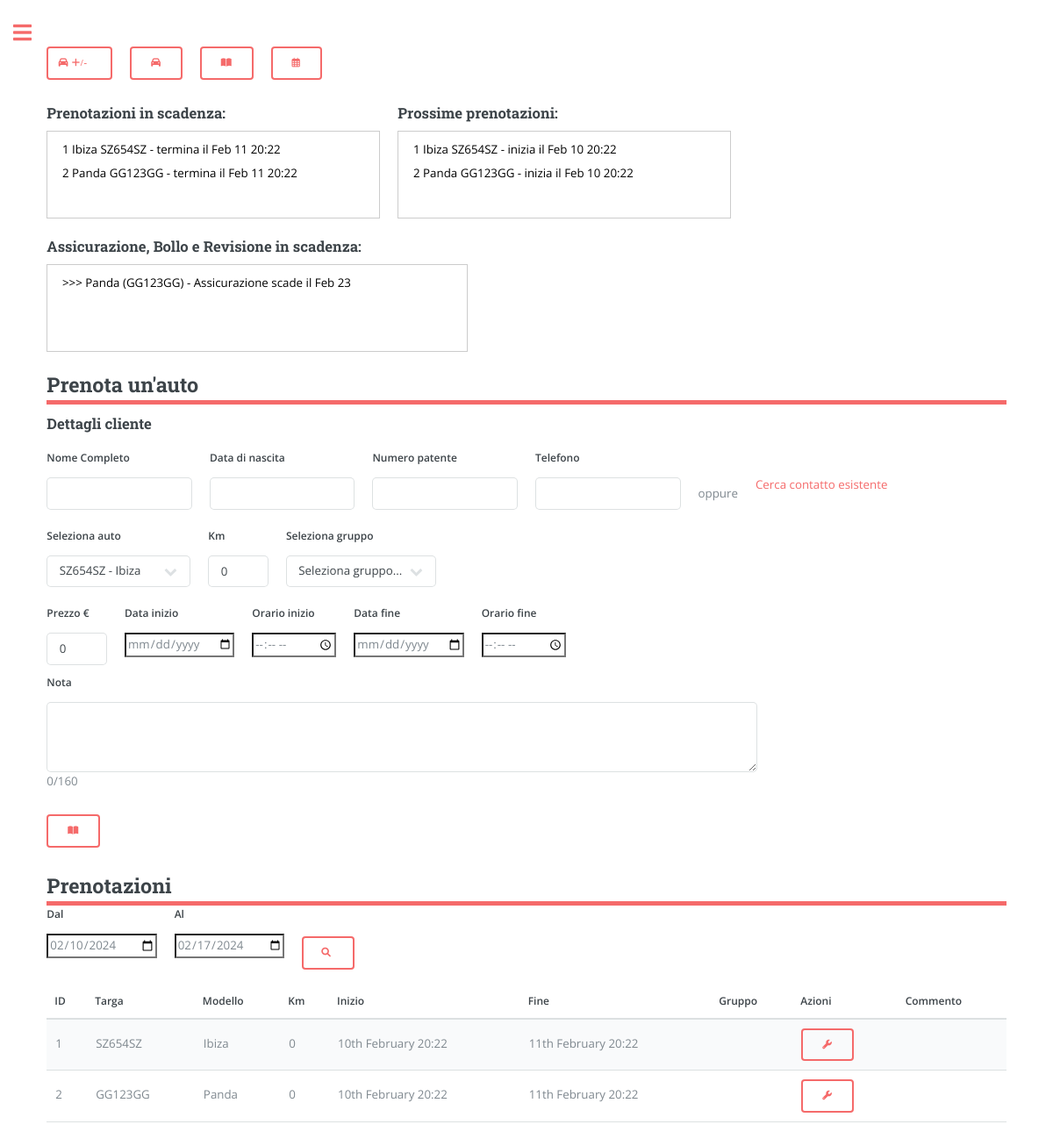
Screenshot of /overview (signed in) with the database file from the repository.
### app/models.py (models this page shows, shortened)
class Booking(db.Model):
    id = db.Column(db.Integer, primary_key=True)
    start_datetime = db.Column(db.DateTime, nullable=False)
    end_datetime = db.Column(db.DateTime, nullable=False)
    car_plate = db.Column(db.String(8), db.ForeignKey('car.plate'), nullable=False)
    user_id = db.Column(db.Integer, db.ForeignKey('user.id'), nullable=False)
    note = db.Column(db.String(160))
    money = db.Column(db.Integer, default=0, index=True)
    km = db.Column(db.Integer, default=0, index=True) # Car's kilometres when booking
    car = db.relationship('Car', backref='bookings', lazy=True)
    contact_id = db.Column(db.Integer, db.ForeignKey('contacts.id', name='booking_contacts_id'), nullable=True)
    group_id = db.Column(db.Integer, db.ForeignKey('groups.id', name='booking_group'), nullable=True)
    group = db.relationship('Groups', back_populates='bookings', lazy=True)

class Car(db.Model):
    plate = db.Column(db.String(8), primary_key=True, index=True, unique=True)
    make = db.Column(db.String(15), index=True)
    model = db.Column(db.String(15), index=True)
    fuel = db.Column(db.String(8), index=True)
    year = db.Column(db.Integer, index=True)
    cc = db.Column(db.Integer, index=True)
    user_id = db.Column(db.Integer, db.ForeignKey('user.id'))
    days = db.Column(db.Integer, default=0, index=True)
    money = db.Column(db.Integer, default=0, index=True) # Referred as 'revenue'
    car_cost = db.Column(db.Integer, default=0, index=True)
    insurance_cost = db.Column(db.Float, default=0, index=True)
    insurance_expiry_date = db.Column(db.DateTime)
    mot_cost = db.Column(db.Float, default=0, index=True)
    mot_expiry_date = db.Column(db.DateTime)
    road_tax_cost = db.Column(db.Float, default=0, index=True)
    road_tax_expiry_date = db.Column(db.DateTime)
    renewal = db.relationship('Renewal', backref='car', lazy='dynamic')
    km = db.Column(db.Integer, default=0, index=True)

class User(UserMixin, db.Model):
    id = db.Column(db.Integer, primary_key=True)
    registration_date = db.Column(db.DateTime, default=datetime.utcnow)
    username = db.Column(db.String(64), index=True, unique=True)
    email = db.Column(db.String(120), index=True, unique=True)
    password_hash = db.Column(db.String(128))
    garage = db.relationship('Car', backref='owner_garage', lazy='dynamic')
    groups = db.relationship('Groups', backref='owner_groups', lazy='dynamic')
    contacts = db.relationship('Contacts', backref='owner_contacts', lazy='dynamic')
    role = db.Column(db.String(20), default='user')
    currency = db.Column(db.String(1), default='€')
    measurement_unit = db.Column(db.String(5), default='Km')
    language = db.Column(db.String(2), default='en')

### app/routes.py (the view, shortened to what this page needs)
@app.route('/')
@app.route('/overview', methods=['GET', 'POST'])
@login_required
def overview(): # Booking
    contact_id = request.args.get('contact_id')
    contact = None
    if contact_id:
        contact = Contacts.query.filter_by(id=contact_id).first()
    user_cars = current_user.garage.all()
    user_contacts = current_user.contacts.all()
    user_groups = current_user.groups.all()
    from_date = request.form.get('from')
    to_date = request.form.get('to')
    if from_date == None:
        from_date = datetime.now().strftime('%Y-%m-%d')
        to_date = (datetime.now() + timedelta(days=7)).strftime('%Y-%m-%d')
        from_datetime = datetime.strptime(f'{from_date}', '%Y-%m-%d')
        to_datetime = datetime.strptime(f'{to_date}', '%Y-%m-%d')
    else:
        from_datetime = datetime.strptime(f'{from_date}', '%Y-%m-%d')
        to_datetime = datetime.strptime(f'{to_date}', '%Y-%m-%d')
        to_datetime += timedelta(days=1)
    user_bookings = Booking.query.filter(
                Booking.user_id == current_user.id,
                Booking.end_datetime >= from_datetime,
                Booking.start_datetime <= to_datetime,
                ).all()
    booked_car_plates = [booking.car_plate for booking in user_bookings]
    available_cars = [car for car in user_cars if car.plate not in booked_car_plates]
    bookings_about_to_finish = Booking.query.filter(
        (Booking.user_id == current_user.id) &
        ((Booking.end_datetime >= datetime.now().date()) & (Booking.end_datetime <= (datetime.now().date() + timedelta(weeks=1))))).all()
    bookings_about_to_start = Booking.query.filter(
        (Booking.user_id == current_user.id) &
        ((Booking.start_datetime >= datetime.now().date()) & (Booking.start_datetime <= (datetime.now().date() + timedelta(weeks=1))))).all()
    in_four_weeks = datetime.now() + timedelta(weeks=4)
    cars_expiring_soon = Car.query.filter(
        (Car.user_id == current_user.id) &
        ((Car.insurance_expiry_date <= in_four_weeks) |
        (Car.mot_expiry_date <= in_four_weeks) |
        (Car.road_tax_expiry_date <= in_four_weeks))
    ).all()
    return render_template('overview.html' if current_user.language == 'en' else f'overview_{current_user.language}.html',
                            user_cars=user_cars, user_groups=user_groups,
                            available_cars=available_cars,
                            user_bookings=user_bookings,
                            from_datetime=from_datetime.strftime('%Y-%m-%d'),
                            to_datetime=to_datetime.strftime('%Y-%m-%d'),
                            user_contacts=user_contacts,
                            contact=contact,
                            user_name=current_user.username if current_user.is_authenticated else None,
                            bookings_about_to_start=bookings_about_to_start,
                            bookings_about_to_finish=bookings_about_to_finish,
                            in_four_weeks=in_four_weeks,
                            cars_expiring_soon=cars_expiring_soon)

### app/models.py (called while the page is built)
@login.user_loader
def load_user(id):
    return User.query.get(int(id))

### app/templates/overview_it.html (shortened to what this page needs)
{% if current_user.language == 'en' %}
    {% extends "index.html" %}
{% else %}
    {% extends "index_" + current_user.language + ".html" %}
{% endif %}
{% block content %}
<link rel="stylesheet" href="{{ url_for('static', filename='css/main.css') }}">
<link rel="stylesheet" href="{{ url_for('static', filename='css/custom.css') }}">
<div class="row">
    <form action="{{ url_for('garage_manage') }}" method="get">
        <button type="submit" title="Aggiungi od elimina auto" style="width: 75px;"><i class="fa-solid fa-car" style="margin-left: -15px;"> +/-</i></button>
    </form>
    <form action="{{ url_for('garage_car') }}" method="get">
        <button type="submit" title="Gestisci auto"><i class="fa-solid fa-car"></i></button>
    </form>
    <form action="{{ url_for('bookings_manage') }}" method="get">
        <button type="submit" title="Gestisci prenotazione"><i class="fa-solid fa-book-open"></i></button>
    </form>
    <form action="{{ url_for('calendar') }}" method="get">
        <button type="submit" title="Calendario"><i class="fa-regular fa-calendar-days"></i></button>
    </form>
</div>
<div class="row">
    <div class="col-md-6" style="width: 400px;">
        <h3>Prenotazioni in scadenza:</h3>
        <div class="notice-board" style="margin-top: -10px; height: 100px;">
            <ul class="notice-list">
                {% for booking in bookings_about_to_finish %}
                <a href="{{ url_for('bookings_manage', booking_id=booking.id ) }}" style="color: rgb(0, 0, 0);">
                    <li>{{ booking.id }} {{ booking.car.model }} {{ booking.car.plate }} - termina il {{ booking.end_datetime.strftime("%b %d %H:%M") }}</li>
                {% endfor %}
                </a>
            </ul>
        </div>
    </div>
    <div class="col-md-6" style="width: 400px;">
        <h3>Prossime prenotazioni:</h3>
        <div class="notice-board" style="margin-top: -10px; height: 100px;">
            <ul class="notice-list">
                {% for booking in bookings_about_to_start %}
                <a href="{{ url_for('bookings_manage', booking_id=booking.id ) }}" style="color: rgb(0, 0, 0);">
                    <li>{{ booking.id }} {{ booking.car.model }} {{ booking.car.plate }} - inizia il {{ booking.start_datetime.strftime("%b %d %H:%M") }}</li>
                {% endfor %}
                </a>
            </ul>
        </div>
    </div>
    <div class="col-md-6" style="width: 500px;">
        <h3>Assicurazione, Bollo e Revisione in scadenza:</h3>
        <div class="notice-board" style="margin-top: -10px; height: 100px;">
            <ul class="notice-list">
                {% for car in cars_expiring_soon %}
                    <a href="{{ url_for('renew', car_plate=car.plate ) }}" style="color: rgb(0, 0, 0);">
                        <li>
                            >>> {{ car.model }} ({{ car.plate }}) -
                            {% if car.insurance_expiry_date and car.insurance_expiry_date <= in_four_weeks %}
                                Assicurazione scade il {{ car.insurance_expiry_date.strftime("%b %d") }}
                            {% endif %}
                        </li>
                    </a>
                {% endfor %}
            </ul>
        </div>
    </div>
</div>
<header id="header" style="padding: 0;">
    <h2>Prenota un'auto</h2>
</header>
<form method="POST" action="{{ url_for('overview') }}">
    <h3 style="margin-top: 10px;">Dettagli cliente</h3>
        {% if contact %}
        <div class="row">
        <div class="col">
            <label for="full_name" class="form-label">Nome completo</label>
            <input type="text" class="form-control" id="full_name" name="full_name" value="{{ contact.full_name }}" readonly>
          </div>
          <div class="col">
            <label for="dob" class="form-label">Data di nascita</label>
            <input type="text" class="form-control" id="dob" name="dob" value="{{ contact.dob }}" readonly>
          </div>
          <div class="col">
            <label for="driver_licence_n" class="form-label">Numero patente</label>
            <input type="text" class="form-control" id="driver_licence_n" name="driver_licence_n" value="{{ contact.driver_licence_n }}" readonly>
          </div>
          <div class="col">
            <label for="telephone" class="form-label">Telefono</label>
            <input type="text" class="form-control" id="telephone" name="telephone" value="{{ contact.telephone }}" readonly>
          </div>
          <div class="col">
            <label for="id" class="form-label">ID</label>
            <input type="text" class="form-control" id="id" name="id" value="{{ contact.id }}" readonly>
        </div>
        </div>
        {% else %}
    <div class="row">
        <div class="col-2">
            <label for="full_name" class="form-label">Nome Completo</label>
            <input type="text" class="form-control" id="full_name" name="full_name">
        </div>
        <div class="col-2">
            <label for="dob" class="form-label">Data di nascita</label>
            <input type="text" class="form-control" id="dob" name="dob">
        </div>
        <div class="col-2">
            <label for="driver_licence_n" class="form-label">Numero patente</label>
            <input type="text" class="form-control" id="driver_licence_n" name="driver_licence_n">
        </div>
        <div class="col-2">
            <label for="telephone" class="form-label">Telefono</label>
            <input type="text" class="form-control" id="telephone" name="telephone">
        </div>
        <p style="margin-top: 3em;">oppure</p>
        <div class="col-2">
            <a href="{{ url_for('contacts')}}">
                <p style="margin-top: 30px;">Cerca contatto esistente</p>
            </a>
        </div>
    </div>
    {% endif %}
    <div class="row" style="margin-top: 0px;">
        <div class="col">
            <label for="car_selection" class="form-label">Seleziona auto</label>
            <select class="form-select" id="car_selection" name="car_selection">
                {% for car in user_cars %}
                    <option value="{{ car.plate }}">{{ car.plate }} - {{ car.model }}</option>
                {% endfor %}
            </select>
        </div>
        <div class="col">
            <label for="km" class="form-label">{{ current_user.measurement_unit.capitalize() }}</label>
            <input type="text" class="form-control" id="km" name="km" size="4" value="0">
          </div>
        <div class="col">
            <label for="group_selection" class="form-label">Seleziona gruppo</label>
            <select class="form-select" id="group_selection" name="group_selection">
                <option value="None">Seleziona gruppo...</option>
            </select>
        </div>
    </div>
    <div class="row" style="margin-top: 20px;">
        <div class="col">
            <label for="Price" class="form-label">Prezzo {{ current_user.currency }}</label>
            <input type="text" class="form-control" id="Price" name="Price" size="4" value="0">
          </div>
        <div class="col">
            <label for="start_date" class="form-label">Data inizio</label>
            <input type="date" class="form-control" id="start_date" name="start_date" required>
        </div>
        <div class="col">
            <label for="start_time" class="form-label">Orario inizio</label>
            <input type="time" class="form-control" id="start_time" name="start_time" required>
        </div>
        <div class="col">
            <label for="end_date" class="form-label">Data fine</label>
            <input type="date" class="form-control" id="end_date" name="end_date" required>
        </div>
        <div class="col">
            <label for="end_time" class="form-label">Orario fine</label>
            <input type="time" class="form-control" id="end_time" name="end_time" required>
        </div>
    </div>
        <div class="col" style="margin-top: 10px;">
            <label for="note" class="form-label">Nota</label>
            <textarea class="form-control" id="note" name="note" rows="3" maxlength="160" oninput="updateCharacterCount(this)" style="width: 810px; height: 80px;"></textarea>
            <p id="character-count">0/160</p>
        </div>
    <div class="col">
        <button type="submit" name='book' title="Book Car" class="btn btn-primary"><i class="fa-solid fa-book-open"></i></button>
    </div>
</form>
<header id="header" style="padding: 0;">
<h2>Prenotazioni</h2>
</header>
<form method="POST" action="{{ url_for('overview') }}">
<div class="row">
    <div class="col">
        <label for="from" class="form-label">Dal</label>
        <input type="date" class="form-control" id="from" name="from" value="{{ from_datetime }}" required>
    </div>
    <div class="col">
        <label for="to" class="form-label">Al</label>
        <input type="date" class="form-control" id="to" name="to" value="{{ to_datetime }}" required>
    </div>
    <button type="submit" name='check' class="btn btn-primary" style="margin-top: 35px; margin-left: 20px; width: 60px;"><i class="fa-solid fa-magnifying-glass" style="margin-right: 20px;"></i></button>
</div>
</form>
<form action="{{ url_for('bookings_manage') }}" method="POST">
    <table>
        <thead>
            <tr>
                <th>ID</th>
                <th>Targa</th>
                <th>Modello</th>
                <th>{{ current_user.measurement_unit.capitalize() }}</th>
                <th>Inizio</th>
                <th>Fine</th>
                <th>Gruppo</th>
                <th>Azioni</th>
                <th>Commento</th>
            </tr>
        </thead>
        <tbody>
            {% for booking in user_bookings %}
                <tr>
                    <td>{{ booking.id }}</td>
                    <td>{{ booking.car.plate }}</td>
                    <td>{{ booking.car.model }}</td>
                    <td>{{ booking.km }}</td>
                    <td>{{ booking.start_datetime.strftime("%dth %B %H:%M") }}</td>
                    <td>{{ booking.end_datetime.strftime("%dth %B %H:%M") }}</td>
                    <td>
                    </td>
                    <td>
                        <button type="submit" class="btn btn-danger" name="manage_booking" value="{{ booking.id }}"><i class="fa-solid fa-wrench"></i></button>
                    </td>
                    <td>
                    </td>
                </tr>
            {% endfor %}
        </tbody>
    </table>
</form>
{% endblock %}

### app/static/css/custom.css (style rules this page uses)
.notice-board { max-height: 200px; overflow-y: auto; border: 1px solid #ccc; padding: 10px; margin-bottom: 20px; }
.notice-list { list-style: none; padding: 0; margin: 0; }
.notice-list li { margin-bottom: 5px; }

### rows the page displays
Booking: id "1", car.model "Ibiza", car.plate "SZ654SZ", end_datetime "Feb 11 20:22", start_datetime "Feb 10 20:22", km "0", start_datetime "10th February 20:22", end_datetime "11th February 20:22"
Booking: id "2", car.model "Panda", car.plate "GG123GG", end_datetime "Feb 11 20:22", start_datetime "Feb 10 20:22", km "0", start_datetime "10th February 20:22", end_datetime "11th February 20:22"
Car: model "Panda", plate "GG123GG", insurance_expiry_date "Feb 23"
User: measurement_unit "Km", currency "€"

### other values shown
form field car_selection "SZ654SZ - Ibiza"
